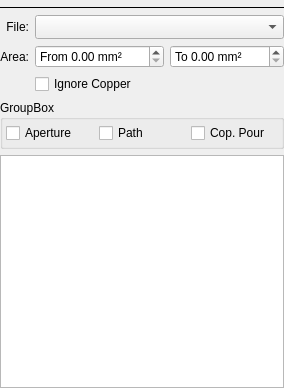
<?xml version="1.0" encoding="UTF-8"?>
<ui version="4.0">
 <class>ThermalForm</class>
 <widget class="QWidget" name="ThermalForm">
  <property name="geometry">
   <rect>
    <x>0</x>
    <y>0</y>
    <width>281</width>
    <height>388</height>
   </rect>
  </property>
  <property name="windowTitle">
   <string>Form</string>
  </property>
  <layout class="QGridLayout" name="gridLayout" rowstretch="0,0,0,0,0,0,0,1">
   <property name="sizeConstraint">
    <enum>QLayout::SetMinimumSize</enum>
   </property>
   <property name="leftMargin">
    <number>0</number>
   </property>
   <property name="topMargin">
    <number>0</number>
   </property>
   <property name="rightMargin">
    <number>0</number>
   </property>
   <property name="bottomMargin">
    <number>0</number>
   </property>
   <item row="7" column="0" colspan="3">
    <widget class="QTreeView" name="treeView">
     <property name="alternatingRowColors">
      <bool>true</bool>
     </property>
     <property name="selectionMode">
      <enum>QAbstractItemView::MultiSelection</enum>
     </property>
     <property name="selectionBehavior">
      <enum>QAbstractItemView::SelectRows</enum>
     </property>
     <property name="uniformRowHeights">
      <bool>true</bool>
     </property>
     <property name="animated">
      <bool>true</bool>
     </property>
    </widget>
   </item>
   <item row="1" column="0" colspan="3">
    <widget class="Line" name="line_2">
     <property name="frameShadow">
      <enum>QFrame::Plain</enum>
     </property>
     <property name="orientation">
      <enum>Qt::Horizontal</enum>
     </property>
    </widget>
   </item>
   <item row="2" column="1" colspan="2">
    <widget class="QComboBox" name="cbxFile">
     <property name="sizeAdjustPolicy">
      <enum>QComboBox::AdjustToMinimumContentsLengthWithIcon</enum>
     </property>
    </widget>
   </item>
   <item row="3" column="2">
    <widget class="DoubleSpinBox" name="dsbxAreaMax">
     <property name="prefix">
      <string>To </string>
     </property>
     <property name="suffix">
      <string> mm²</string>
     </property>
     <property name="maximum">
      <double>1000.000000000000000</double>
     </property>
     <property name="singleStep">
      <double>0.100000000000000</double>
     </property>
    </widget>
   </item>
   <item row="0" column="0" colspan="3">
    <widget class="ToolSelectorForm" name="toolHolder" native="true"/>
   </item>
   <item row="3" column="1">
    <widget class="DoubleSpinBox" name="dsbxAreaMin">
     <property name="prefix">
      <string>From </string>
     </property>
     <property name="suffix">
      <string> mm²</string>
     </property>
     <property name="maximum">
      <double>1000.000000000000000</double>
     </property>
     <property name="singleStep">
      <double>0.100000000000000</double>
     </property>
    </widget>
   </item>
   <item row="2" column="0">
    <widget class="QLabel" name="label_4">
<property name="text">
      <string>File:</string>
     </property>
     <property name="alignment">
      <set>Qt::AlignRight|Qt::AlignTrailing|Qt::AlignVCenter</set>
     </property>
    </widget>
   </item>
   <item row="3" column="0">
    <widget class="QLabel" name="label_2">
     <property name="text">
      <string>Area:</string>
     </property>
     <property name="alignment">
      <set>Qt::AlignRight|Qt::AlignTrailing|Qt::AlignVCenter</set>
     </property>
    </widget>
   </item>
   <item row="6" column="0" colspan="3">
    <widget class="QGroupBox" name="groupBox">
     <property name="title">
      <string>GroupBox</string>
     </property>
     <layout class="QHBoxLayout" name="horizontalLayout">
      <property name="leftMargin">
       <number>3</number>
      </property>
      <property name="topMargin">
       <number>3</number>
      </property>
      <property name="rightMargin">
       <number>3</number>
      </property>
      <property name="bottomMargin">
       <number>3</number>
      </property>
      <item>
       <widget class="QCheckBox" name="chbxAperture">
        <property name="text">
         <string>Aperture</string>
        </property>
       </widget>
      </item>
      <item>
       <widget class="QCheckBox" name="chbxPath">
        <property name="text">
         <string>Path</string>
        </property>
       </widget>
      </item>
      <item>
       <widget class="QCheckBox" name="chbxPour">
        <property name="text">
         <string>Cop. Pour</string>
        </property>
       </widget>
      </item>
     </layout>
    </widget>
   </item>
   <item row="5" column="1" colspan="2">
    <widget class="QCheckBox" name="chbxIgnoreCopper">
     <property name="text">
      <string>Ignore Copper</string>
     </property>
    </widget>
   </item>
  </layout>
 </widget>
 <customwidgets>
  <customwidget>
   <class>DoubleSpinBox</class>
   <extends>QDoubleSpinBox</extends>
   <header location="global">doublespinbox.h</header>
  </customwidget>
  <customwidget>
   <class>ToolSelectorForm</class>
   <extends>QWidget</extends>
   <header location="global">tool_selectorform.h</header>
   <container>1</container>
  </customwidget>
 </customwidgets>
 <resources/>
 <connections/>
</ui>
